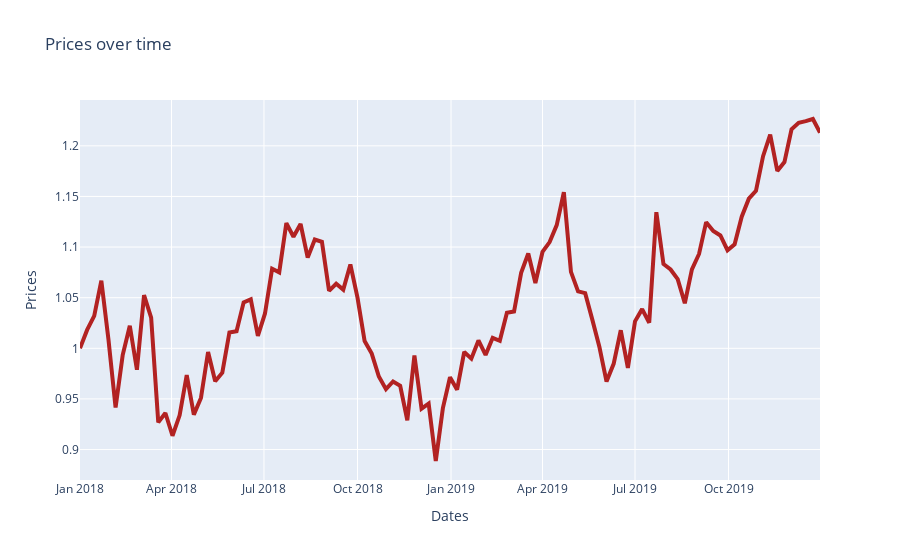

Notebook source saved alongside this figure:
### Markdown cell above
### Create chart

### Code cell
def stock_prices(ticker, label):
    # Function for creating line chart showing Google stock prices over time 
    fig = go.Figure(
        [
            go.Scatter(
                x=df['date'],
                y=df[ticker],
                line=dict(color='firebrick', width=4),
                name=label
            )
        ]
    )
    fig.update_layout(
        title='Prices over time',
        xaxis_title='Dates',
        yaxis_title='Prices'
    )
    return fig

fig = stock_prices(ticker='GOOG', label="Google")
fig
